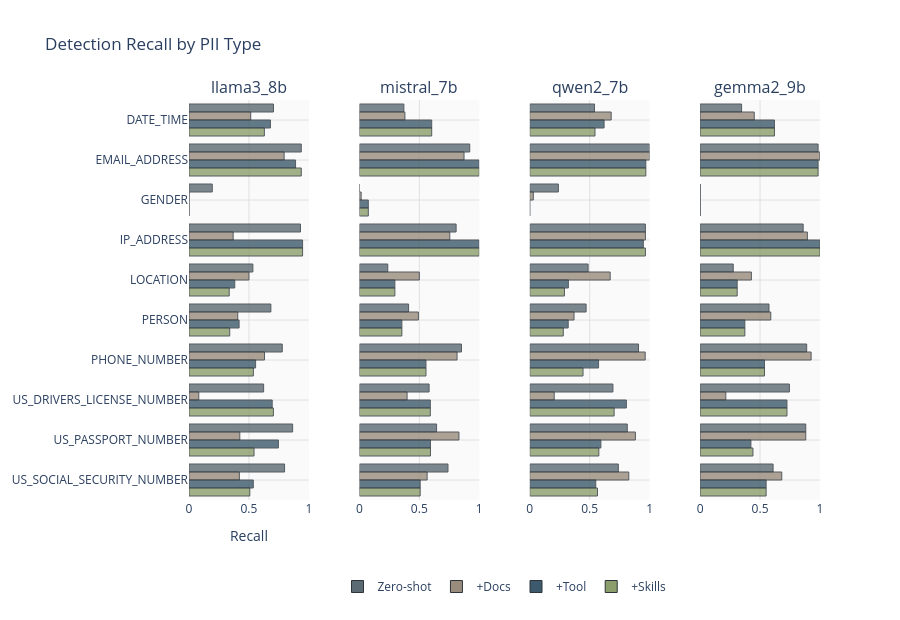

Source (notebook cell):
### Markdown cell above
**Paper Appendix.** The summary table above is the **source for the Pilot Summary Table** in the paper (Appendix Pilot Study Results, Table tab:app_pilot). Use the same row order as in the paper: by model (gemma2_9b, llama3_8b, mistral_7b, qwen2_7b), then condition (zero_shot, with_docs, with_tools, with_skills). Round f1_mu, prec_mu, rec_mu, f1_median to 3 decimals; elapsed_mu and turns_mu to 2. The **Pilot Delta table** (tab:app_pilot_delta) is mean F1(condition) minus mean F1(zero_shot) per model.

### Code cell
# Detection Recall by PII Type (horizontal bar chart)
if len(df_pii) > 0 and "df_pii_top" in dir():
    fig_alt = make_subplots(
        rows=1,
        cols=len(models),
        subplot_titles=models,
        shared_yaxes=True,
        horizontal_spacing=0.08,
    )
    for i, model in enumerate(models):
        model_data = df_pii_top[df_pii_top["model"] == model]
        agg = (
            model_data.groupby(["pii_type", "condition"])["recall"]
            .mean()
            .unstack(fill_value=0)
        )
        agg = agg.reindex(columns=conditions, fill_value=0)
        pii_types = agg.index.tolist()
        for cond in conditions:
            if cond in agg.columns:
                fig_alt.add_trace(
                    go.Bar(
                        name=CONDITION_LABELS[cond],
                        x=agg[cond],
                        y=pii_types,
                        orientation="h",
                        marker_color=CONDITION_COLORS[cond],
                        marker_line=dict(width=1, color="#2D353B"),
                        marker_opacity=0.8,
                        showlegend=(i == 0),
                        legendgroup=cond,
                    ),
                    row=1,
                    col=i + 1,
                )
    fig_alt.update_layout(
        title="Detection Recall by PII Type",
        plot_bgcolor="#fafafa",
        barmode="group",
        legend=dict(orientation="h", yanchor="top", y=-0.18, xanchor="center", x=0.5),
        margin=dict(b=120),
        height=400 + 22 * len(pii_types),
        width=900,
    )
    for col in range(1, len(models) + 1):
        fig_alt.update_xaxes(
            range=[0, 1],
            gridcolor="#e0e0e0",
            title_text="Recall" if col == 1 else None,
            row=1,
            col=col,
        )
        fig_alt.update_yaxes(autorange="reversed", gridcolor="#e0e0e0", row=1, col=col)
    fig_alt.show(renderer="svg", config=dict(toImageButtonOptions=dict(scale=300 / 96)))

    # Slopegraph: zero-shot vs with_skills recall per PII type
    left_cond, right_cond = "zero_shot", "with_skills"
    if left_cond in conditions and right_cond in conditions:
        for model in models:
            model_data = df_pii_top[df_pii_top["model"] == model]
            agg = (
                model_data.groupby(["pii_type", "condition"])["recall"]
                .mean()
                .unstack(fill_value=0)
            )
            pii_types = agg.index.tolist()
            fig_slope = go.Figure()
            for j, pii_type in enumerate(pii_types):
                y_left = agg.loc[pii_type, left_cond] if left_cond in agg.columns else 0
                y_right = (
                    agg.loc[pii_type, right_cond] if right_cond in agg.columns else 0
                )
                fig_slope.add_trace(
                    go.Scatter(
                        x=[CONDITION_LABELS[left_cond], CONDITION_LABELS[right_cond]],
                        y=[y_left, y_right],
                        mode="lines+markers+text",
                        line=dict(
                            width=1.5, color=EXTENDED_COLORS[j % len(EXTENDED_COLORS)]
                        ),
                        marker=dict(
                            size=6, color=EXTENDED_COLORS[j % len(EXTENDED_COLORS)]
                        ),
                        text=[f"{y_left:.2f}", f"{y_right:.2f}"],
                        textposition="top center",
                        textfont=dict(size=9),
                        name=pii_type,
                    )
                )
            fig_slope.update_layout(
                title=f"Recall by PII type ({model})",
                plot_bgcolor="#fafafa",
                margin=dict(l=70, r=180, b=100, t=50),
                height=400 + 18 * len(pii_types),
                width=540,
                legend=dict(
                    orientation="v",
                    yanchor="top",
                    y=1,
                    xanchor="left",
                    x=1.02,
                    font=dict(size=9),
                ),
            )
            fig_slope.update_yaxes(
                range=[0, 1], gridcolor="#e0e0e0", title_text="Recall"
            )
            fig_slope.update_xaxes(tickangle=0)
            fig_slope.show(
                renderer="svg", config=dict(toImageButtonOptions=dict(scale=300 / 96))
            )
else:
    print("Run the above cell first to build df_pii and df_pii_top.")

### Figure 1 — Plotly figure (JSON) as saved in the notebook; plotly's stock layout.template omitted (floating-point values rounded to 4 significant figures)
{"data": [{"legendgroup": "zero_shot", "marker": {"color": "#5C6B73", "line": {"color": "#2D353B", "width": 1}, "opacity": 0.8}, "name": "Zero-shot", "orientation": "h", "showlegend": true, "x": [0.7046, 0.9365, 0.194, 0.9298, 0.5329, 0.6828, 0.7778, 0.6224, 0.8644, 0.7971], "y": ["DATE_TIME", "EMAIL_ADDRESS", "GENDER", "IP_ADDRESS", "LOCATION", "PERSON", "PHONE_NUMBER", "US_DRIVERS_LICENSE_NUMBER", "US_PASSPORT_NUMBER", "US_SOCIAL_SECURITY_NUMBER"], "type": "bar", "xaxis": "x", "yaxis": "y"}, {"legendgroup": "with_docs", "marker": {"color": "#9A8C7D", "line": {"color": "#2D353B", "width": 1}, "opacity": 0.8}, "name": "+Docs", "orientation": "h", "showlegend": true, "x": [0.5148, 0.7937, 0.0, 0.3684, 0.5, 0.4067, 0.6296, 0.08163, 0.4237, 0.4203], "y": ["DATE_TIME", "EMAIL_ADDRESS", "GENDER", "IP_ADDRESS", "LOCATION", "PERSON", "PHONE_NUMBER", "US_DRIVERS_LICENSE_NUMBER", "US_PASSPORT_NUMBER", "US_SOCIAL_SECURITY_NUMBER"], "type": "bar", "xaxis": "x", "yaxis": "y"}, {"legendgroup": "with_tools", "marker": {"color": "#3D5A6C", "line": {"color": "#2D353B", "width": 1}, "opacity": 0.8}, "name": "+Tool", "orientation": "h", "showlegend": true, "x": [0.6793, 0.8889, 0.0, 0.9474, 0.3816, 0.4179, 0.5556, 0.6939, 0.7458, 0.5362], "y": ["DATE_TIME", "EMAIL_ADDRESS", "GENDER", "IP_ADDRESS", "LOCATION", "PERSON", "PHONE_NUMBER", "US_DRIVERS_LICENSE_NUMBER", "US_PASSPORT_NUMBER", "US_SOCIAL_SECURITY_NUMBER"], "type": "bar", "xaxis": "x", "yaxis": "y"}, {"legendgroup": "with_skills", "marker": {"color": "#8B9E6B", "line": {"color": "#2D353B", "width": 1}, "opacity": 0.8}, "name": "+Skills", "orientation": "h", "showlegend": true, "x": [0.6287, 0.9365, 0.0, 0.9474, 0.3355, 0.3396, 0.537, 0.7041, 0.5424, 0.5072], "y": ["DATE_TIME", "EMAIL_ADDRESS", "GENDER", "IP_ADDRESS", "LOCATION", "PERSON", "PHONE_NUMBER", "US_DRIVERS_LICENSE_NUMBER", "US_PASSPORT_NUMBER", "US_SOCIAL_SECURITY_NUMBER"], "type": "bar", "xaxis": "x", "yaxis": "y"}, {"legendgroup": "zero_shot", "marker": {"color": "#5C6B73", "line": {"color": "#2D353B", "width": 1}, "opacity": 0.8}, "name": "Zero-shot", "orientation": "h", "showlegend": false, "x": [0.3713, 0.9206, 0.0, 0.807, 0.2368, 0.4104, 0.8519, 0.5816, 0.6441, 0.7391], "y": ["DATE_TIME", "EMAIL_ADDRESS", "GENDER", "IP_ADDRESS", "LOCATION", "PERSON", "PHONE_NUMBER", "US_DRIVERS_LICENSE_NUMBER", "US_PASSPORT_NUMBER", "US_SOCIAL_SECURITY_NUMBER"], "type": "bar", "xaxis": "x2", "yaxis": "y2"}, {"legendgroup": "with_docs", "marker": {"color": "#9A8C7D", "line": {"color": "#2D353B", "width": 1}, "opacity": 0.8}, "name": "+Docs", "orientation": "h", "showlegend": false, "x": [0.3797, 0.873, 0.01493, 0.7544, 0.5, 0.4925, 0.8148, 0.398, 0.8305, 0.5652], "y": ["DATE_TIME", "EMAIL_ADDRESS", "GENDER", "IP_ADDRESS", "LOCATION", "PERSON", "PHONE_NUMBER", "US_DRIVERS_LICENSE_NUMBER", "US_PASSPORT_NUMBER", "US_SOCIAL_SECURITY_NUMBER"], "type": "bar", "xaxis": "x2", "yaxis": "y2"}, {"legendgroup": "with_tools", "marker": {"color": "#3D5A6C", "line": {"color": "#2D353B", "width": 1}, "opacity": 0.8}, "name": "+Tool", "orientation": "h", "showlegend": false, "x": [0.6034, 1.0, 0.07463, 1.0, 0.2961, 0.3545, 0.5556, 0.5918, 0.5932, 0.5072], "y": ["DATE_TIME", "EMAIL_ADDRESS", "GENDER", "IP_ADDRESS", "LOCATION", "PERSON", "PHONE_NUMBER", "US_DRIVERS_LICENSE_NUMBER", "US_PASSPORT_NUMBER", "US_SOCIAL_SECURITY_NUMBER"], "type": "bar", "xaxis": "x2", "yaxis": "y2"}, {"legendgroup": "with_skills", "marker": {"color": "#8B9E6B", "line": {"color": "#2D353B", "width": 1}, "opacity": 0.8}, "name": "+Skills", "orientation": "h", "showlegend": false, "x": [0.6034, 1.0, 0.07463, 1.0, 0.2961, 0.3545, 0.5556, 0.5918, 0.5932, 0.5072], "y": ["DATE_TIME", "EMAIL_ADDRESS", "GENDER", "IP_ADDRESS", "LOCATION", "PERSON", "PHONE_NUMBER", "US_DRIVERS_LICENSE_NUMBER", "US_PASSPORT_NUMBER", "US_SOCIAL_SECURITY_NUMBER"], "type": "bar", "xaxis": "x2", "yaxis": "y2"}, {"legendgroup": "zero_shot", "marker": {"color": "#5C6B73", "line": {"color": "#2D353B", "width": 1}, "opacity": 0.8}, "name": "Zero-shot", "orientation": "h", "showlegend": false, "x": [0.5401, 1.0, 0.2388, 0.9649, 0.4868, 0.4701, 0.9074, 0.6939, 0.8136, 0.7391], "y": ["DATE_TIME", "EMAIL_ADDRESS", "GENDER", "IP_ADDRESS", "LOCATION", "PERSON", "PHONE_NUMBER", "US_DRIVERS_LICENSE_NUMBER", "US_PASSPORT_NUMBER", "US_SOCIAL_SECURITY_NUMBER"], "type": "bar", "xaxis": "x3", "yaxis": "y3"}, {"legendgroup": "with_docs", "marker": {"color": "#9A8C7D", "line": {"color": "#2D353B", "width": 1}, "opacity": 0.8}, "name": "+Docs", "orientation": "h", "showlegend": false, "x": [0.6793, 1.0, 0.02985, 0.9649, 0.6711, 0.3694, 0.963, 0.2041, 0.8814, 0.8261], "y": ["DATE_TIME", "EMAIL_ADDRESS", "GENDER", "IP_ADDRESS", "LOCATION", "PERSON", "PHONE_NUMBER", "US_DRIVERS_LICENSE_NUMBER", "US_PASSPORT_NUMBER", "US_SOCIAL_SECURITY_NUMBER"], "type": "bar", "xaxis": "x3", "yaxis": "y3"}, {"legendgroup": "with_tools", "marker": {"color": "#3D5A6C", "line": {"color": "#2D353B", "width": 1}, "opacity": 0.8}, "name": "+Tool", "orientation": "h", "showlegend": false, "x": [0.6203, 0.9683, 0.0, 0.9474, 0.3224, 0.3209, 0.5741, 0.8061, 0.5932, 0.5507], "y": ["DATE_TIME", "EMAIL_ADDRESS", "GENDER", "IP_ADDRESS", "LOCATION", "PERSON", "PHONE_NUMBER", "US_DRIVERS_LICENSE_NUMBER", "US_PASSPORT_NUMBER", "US_SOCIAL_SECURITY_NUMBER"], "type": "bar", "xaxis": "x3", "yaxis": "y3"}, {"legendgroup": "with_skills", "marker": {"color": "#8B9E6B", "line": {"color": "#2D353B", "width": 1}, "opacity": 0.8}, "name": "+Skills", "orientation": "h", "showlegend": false, "x": [0.5443, 0.9683, 0.0, 0.9649, 0.2895, 0.2799, 0.4444, 0.7041, 0.5763, 0.5652], "y": ["DATE_TIME", "EMAIL_ADDRESS", "GENDER", "IP_ADDRESS", "LOCATION", "PERSON", "PHONE_NUMBER", "US_DRIVERS_LICENSE_NUMBER", "US_PASSPORT_NUMBER", "US_SOCIAL_SECURITY_NUMBER"], "type": "bar", "xaxis": "x3", "yaxis": "y3"}, {"legendgroup": "zero_shot", "marker": {"color": "#5C6B73", "line": {"color": "#2D353B", "width": 1}, "opacity": 0.8}, "name": "Zero-shot", "orientation": "h", "showlegend": false, "x": [0.346, 0.9841, 0.0, 0.8596, 0.2763, 0.5746, 0.8889, 0.7449, 0.8814, 0.6087], "y": ["DATE_TIME", "EMAIL_ADDRESS", "GENDER", "IP_ADDRESS", "LOCATION", "PERSON", "PHONE_NUMBER", "US_DRIVERS_LICENSE_NUMBER", "US_PASSPORT_NUMBER", "US_SOCIAL_SECURITY_NUMBER"], "type": "bar", "xaxis": "x4", "yaxis": "y4"}, {"legendgroup": "with_docs", "marker": {"color": "#9A8C7D", "line": {"color": "#2D353B", "width": 1}, "opacity": 0.8}, "name": "+Docs", "orientation": "h", "showlegend": false, "x": [0.4515, 1.0, 0.0, 0.8947, 0.4276, 0.5896, 0.9259, 0.2143, 0.8814, 0.6812], "y": ["DATE_TIME", "EMAIL_ADDRESS", "GENDER", "IP_ADDRESS", "LOCATION", "PERSON", "PHONE_NUMBER", "US_DRIVERS_LICENSE_NUMBER", "US_PASSPORT_NUMBER", "US_SOCIAL_SECURITY_NUMBER"], "type": "bar", "xaxis": "x4", "yaxis": "y4"}, {"legendgroup": "with_tools", "marker": {"color": "#3D5A6C", "line": {"color": "#2D353B", "width": 1}, "opacity": 0.8}, "name": "+Tool", "orientation": "h", "showlegend": false, "x": [0.6203, 0.9841, 0.0, 1.0, 0.3092, 0.3731, 0.537, 0.7245, 0.4237, 0.5507], "y": ["DATE_TIME", "EMAIL_ADDRESS", "GENDER", "IP_ADDRESS", "LOCATION", "PERSON", "PHONE_NUMBER", "US_DRIVERS_LICENSE_NUMBER", "US_PASSPORT_NUMBER", "US_SOCIAL_SECURITY_NUMBER"], "type": "bar", "xaxis": "x4", "yaxis": "y4"}, {"legendgroup": "with_skills", "marker": {"color": "#8B9E6B", "line": {"color": "#2D353B", "width": 1}, "opacity": 0.8}, "name": "+Skills", "orientation": "h", "showlegend": false, "x": [0.6203, 0.9841, 0.0, 1.0, 0.3092, 0.3731, 0.537, 0.7245, 0.4407, 0.5507], "y": ["DATE_TIME", "EMAIL_ADDRESS", "GENDER", "IP_ADDRESS", "LOCATION", "PERSON", "PHONE_NUMBER", "US_DRIVERS_LICENSE_NUMBER", "US_PASSPORT_NUMBER", "US_SOCIAL_SECURITY_NUMBER"], "type": "bar", "xaxis": "x4", "yaxis": "y4"}], "layout": {"xaxis": {"anchor": "y", "domain": [0.0, 0.19], "title": {"text": "Recall"}, "range": [0, 1], "gridcolor": "#e0e0e0"}, "yaxis": {"anchor": "x", "domain": [0.0, 1.0], "autorange": "reversed", "gridcolor": "#e0e0e0"}, "xaxis2": {"anchor": "y2", "domain": [0.27, 0.46], "range": [0, 1], "gridcolor": "#e0e0e0"}, "yaxis2": {"anchor": "x2", "domain": [0.0, 1.0], "matches": "y", "showticklabels": false, "autorange": "reversed", "gridcolor": "#e0e0e0"}, "xaxis3": {"anchor": "y3", "domain": [0.54, 0.73], "range": [0, 1], "gridcolor": "#e0e0e0"}, "yaxis3": {"anchor": "x3", "domain": [0.0, 1.0], "matches": "y", "showticklabels": false, "autorange": "reversed", "gridcolor": "#e0e0e0"}, "xaxis4": {"anchor": "y4", "domain": [0.81, 1.0], "range": [0, 1], "gridcolor": "#e0e0e0"}, "yaxis4": {"anchor": "x4", "domain": [0.0, 1.0], "matches": "y", "showticklabels": false, "autorange": "reversed", "gridcolor": "#e0e0e0"}, "annotations": [{"font": {"size": 16}, "showarrow": false, "text": "llama3_8b", "x": 0.095, "xanchor": "center", "xref": "paper", "y": 1.0, "yanchor": "bottom", "yref": "paper"}, {"font": {"size": 16}, "showarrow": false, "text": "mistral_7b", "x": 0.365, "xanchor": "center", "xref": "paper", "y": 1.0, "yanchor": "bottom", "yref": "paper"}, {"font": {"size": 16}, "showarrow": false, "text": "qwen2_7b", "x": 0.635, "xanchor": "center", "xref": "paper", "y": 1.0, "yanchor": "bottom", "yref": "paper"}, {"font": {"size": 16}, "showarrow": false, "text": "gemma2_9b", "x": 0.905, "xanchor": "center", "xref": "paper", "y": 1.0, "yanchor": "bottom", "yref": "paper"}], "legend": {"orientation": "h", "yanchor": "top", "y": -0.18, "xanchor": "center", "x": 0.5}, "margin": {"b": 120}, "title": {"text": "Detection Recall by PII Type"}, "plot_bgcolor": "#fafafa", "barmode": "group", "height": 620, "width": 900}}
